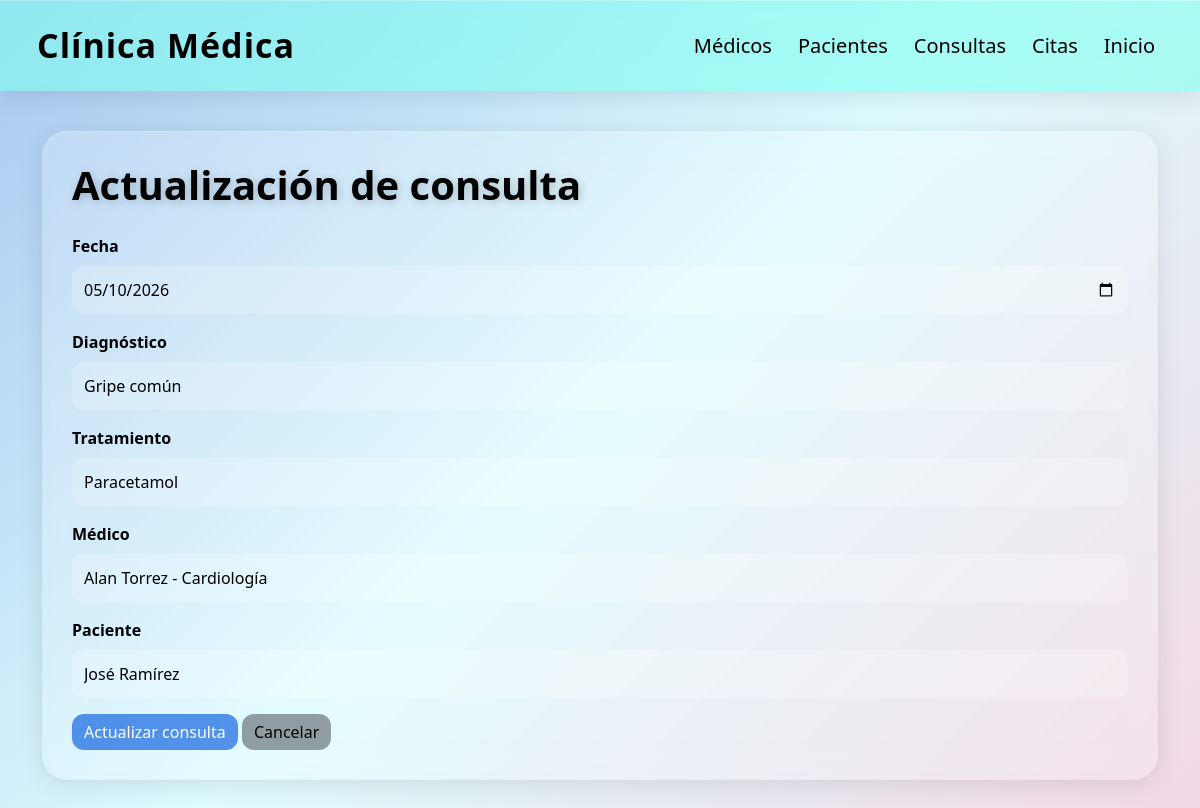
The app's page /consultas/edit/1 with its own data.
### models/consulta_model.py (models this page shows, shortened)
class Consulta(db.Model):
    __tablename__ = "consultas"
    id = db.Column(db.Integer, primary_key=True)
    fecha = db.Column(db.String(20), nullable=False)
    diagnostico = db.Column(db.String(200), nullable=False)
    tratamiento = db.Column(db.String(200), nullable=False)
    id_medico = db.Column(db.Integer, db.ForeignKey("medicos.id"), nullable=False)
    id_paciente = db.Column(db.Integer, db.ForeignKey("pacientes.id"), nullable=False)
    medico = db.relationship("Medico", back_populates="consultas")
    paciente = db.relationship("Paciente", back_populates="consultas")
    @staticmethod
    def get_by_id(id):
        return Consulta.query.get(id)

### models/medico_model.py (models this page shows, shortened)
class Medico(db.Model):
    __tablename__ = "medicos"
    id = db.Column(db.Integer, primary_key=True)
    nombre = db.Column(db.String(100), nullable=False)
    especialidad = db.Column(db.String(100), nullable=False)
    telefono = db.Column(db.String(20), nullable=False)
    correo = db.Column(db.String(100), nullable=False)
    consultas = db.relationship("Consulta", back_populates="medico")
    @staticmethod
    def get_all():
        return Medico.query.all()

### models/paciente_model.py (models this page shows, shortened)
class Paciente(db.Model):
    __tablename__ = "pacientes"
    id = db.Column(db.Integer, primary_key=True)
    nombre = db.Column(db.String(100), nullable=False)
    edad = db.Column(db.Integer, nullable=False)
    direccion = db.Column(db.String(150), nullable=False)
    telefono = db.Column(db.String(20), nullable=False)
    consultas = db.relationship("Consulta", back_populates="paciente")
    @staticmethod
    def get_all():
        return Paciente.query.all()

### controllers/consulta_controller.py (the view, shortened to what this page needs)
@consulta_bp.route("/edit/<int:id>", methods=["GET", "POST"])
def edit(id):
    consulta = Consulta.get_by_id(id)
    medicos = Medico.get_all()
    pacientes = Paciente.get_all()
    return consulta_view.edit(consulta, medicos, pacientes)

### run.py (called while the page is built)
@app.context_processor
def inject_active_path():
    def is_active(path):
        return "active" if request.path == path else ""
    return dict(is_active=is_active)

### views/consulta_view.py (called while the page is built)
def edit(consulta, medicos, pacientes):
    return render_template(
        "consultas/edit.html", consulta=consulta, medicos=medicos, pacientes=pacientes
    )

### templates/consultas/edit.html (shortened to what this page needs)
{% extends "base.html" %}
{% block content %}
<h1>Actualización de consulta</h1>
<form action="{{ url_for('consulta.edit', id=consulta.id) }}" method="POST">
    <div class="mb-3">
        <label class="form-label">Fecha</label>
        <input type="date" class="form-control" name="fecha" value="{{ consulta.fecha }}" required>
    </div>
    <div class="mb-3">
        <label class="form-label">Diagnóstico</label>
        <input type="text" class="form-control" name="diagnostico" value="{{ consulta.diagnostico }}" required>
    </div>
    <div class="mb-3">
        <label class="form-label">Tratamiento</label>
        <input type="text" class="form-control" name="tratamiento" value="{{ consulta.tratamiento }}" required>
    </div>
    <div class="mb-3">
        <label class="form-label">Médico</label>
        <select name="id_medico" class="form-select" required>
            {% for item in medicos %}
            <option value="{{ item.id }}" {% if item.id==consulta.id_medico %}selected{% endif %}>
                {{ item.nombre }} - {{ item.especialidad }}
            </option>
            {% endfor %}
        </select>
    </div>
    <div class="mb-3">
        <label class="form-label">Paciente</label>
        <select name="id_paciente" class="form-select" required>
            {% for item in pacientes %}
            <option value="{{ item.id }}" {% if item.id==consulta.id_paciente %}selected{% endif %}>
                {{ item.nombre }}
            </option>
            {% endfor %}
        </select>
    </div>
    <button type="submit" class="btn btn-primary">
        Actualizar consulta
    </button>
    <a href="{{ url_for('consulta.index') }}" class="btn btn-secondary">
        Cancelar
    </a>
</form>
{% endblock %}

### templates/base.html (style rules this page uses)
* { margin: 0; padding: 0; box-sizing: border-box; }
body { background: linear-gradient(135deg, #a8c8f0 0%, #defbfe 50%, #f3d8e4 100%); min-height: 100vh; font-family: 'Segoe UI', sans-serif; }
h1 { color: rgb(0, 0, 0); font-weight: bold; margin-bottom: 25px; text-shadow: 2px 2px 10px rgba(0, 0, 0, 0.2); }
.form-control, .form-select { background: rgba(255, 255, 255, 0.20); border: none; color: rgb(0, 0, 0); border-radius: 12px; padding: 12px; }
.form-label { color: rgb(0, 0, 0); font-weight: bold; }
::placeholder { color: rgba(0, 0, 0, 0.7) !important; }
.btn { border-radius: 12px; transition: 0.2s ease; }
.btn-primary { background: rgba(21, 102, 224, 0.7); border: none; }
.btn-secondary { background: rgba(108, 117, 125, 0.7); border: none; color: rgb(0, 0, 0); }

### records on screen
Consulta: fecha "05/10/2026", diagnostico "Gripe común", tratamiento "Paracetamol", id_medico "Alan Torrez - Cardiología", id_paciente "José Ramírez"
